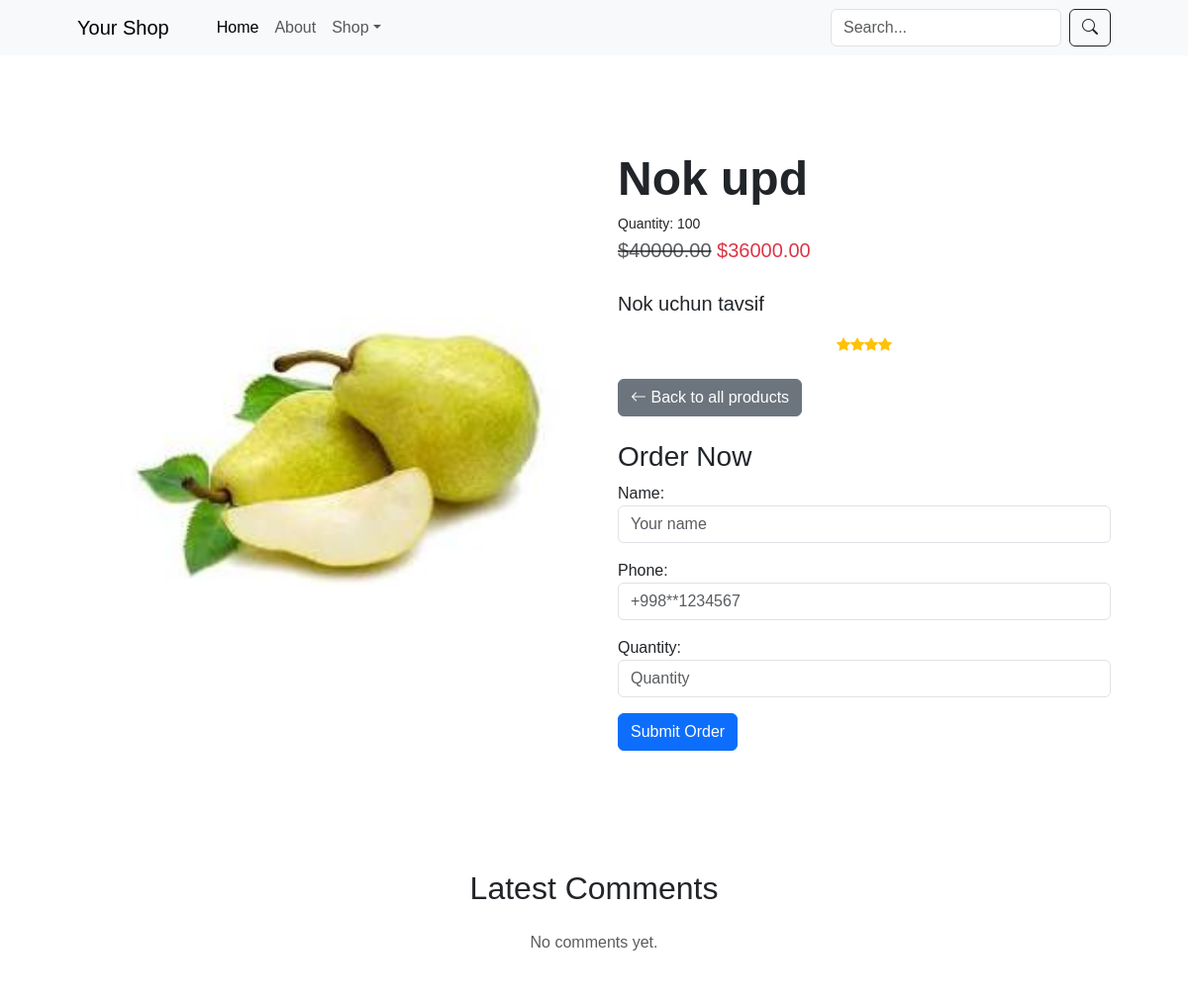
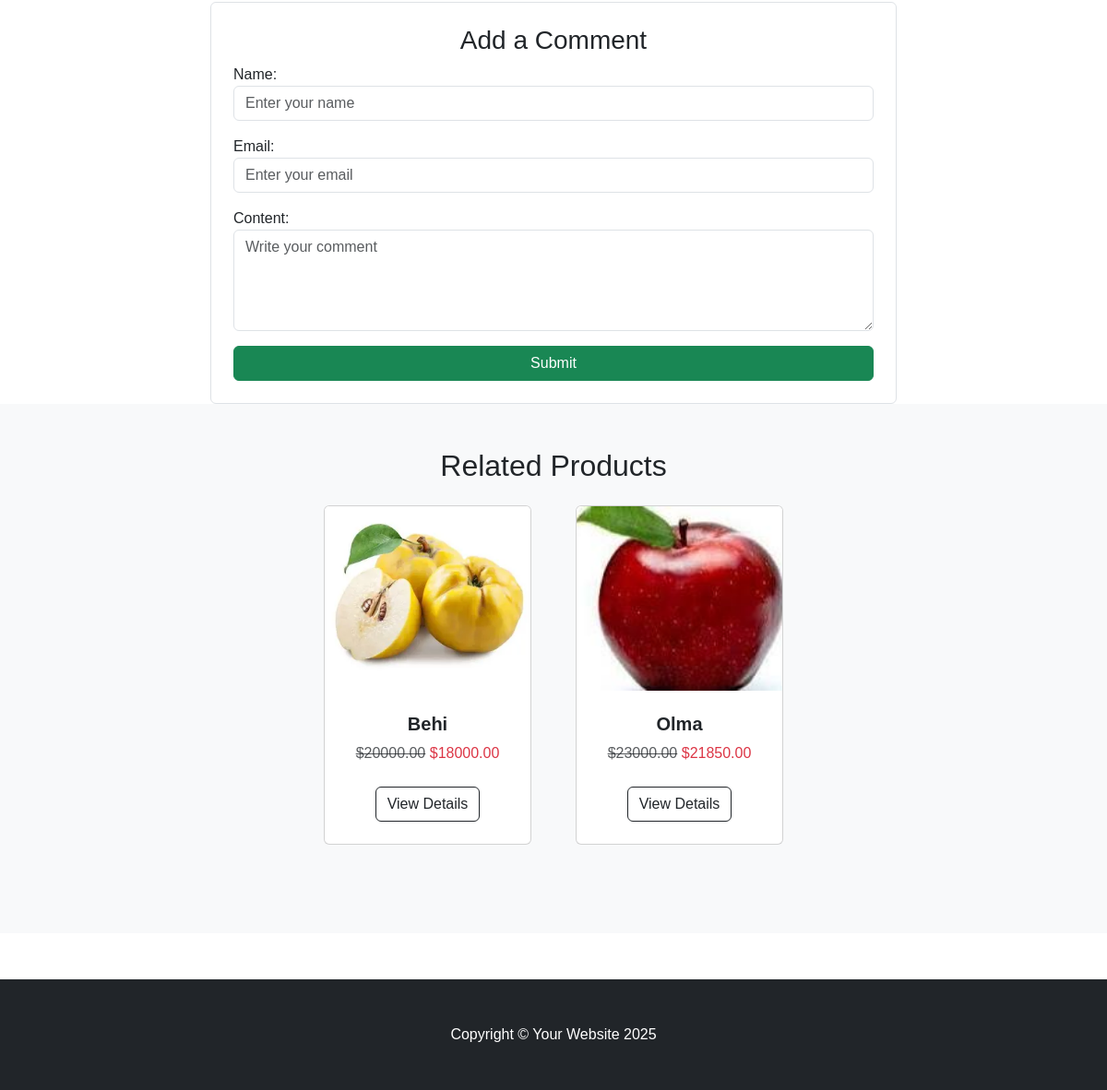
/shop/product_detail/2/, run on the app's committed database (2 pictures, top to bottom).
### shop/models.py (models this page shows, shortened)
class BaseModel(models.Model):
    created_at = models.DateTimeField(auto_now_add=True)
    updated_at = models.DateTimeField(auto_now=True)
    class Meta:
        abstract = True

class Product(BaseModel):
    class RatingChoice(models.IntegerChoices):
        ONE = 1
        TWO = 2
        THREE = 3
        FOUR = 4
        FIVE = 5
    name = models.CharField(max_length=255, unique=True)
    description = models.TextField(null=True, blank=True)
    price = models.DecimalField(max_digits=14, decimal_places=2)
    image = models.ImageField(upload_to='images/')
    discount = models.PositiveIntegerField(default=0)
    category = models.ForeignKey(Category, on_delete=models.CASCADE, related_name='products')
    rating = models.PositiveIntegerField(choices=RatingChoice.choices, default=RatingChoice.ONE.value)
    quantity = models.PositiveIntegerField(default=1)
    @property
    def discounted_price(self):
        if self.discount > 0:
            self.price = self.price * Decimal(1 - self.discount / 100)
        return Decimal(f'{self.price}').quantize(Decimal('0.00'))

### shop/views.py (the view)
# urls.py: path('product_detail/<int:id>/', product_detail, name='product_detail'),
def product_detail(request, id):
    global comment_form
    query = request.GET.get('q', '')
    if query:
        products = Product.objects.filter(Q(name__icontains=query) | Q(description__icontains=query))
        categories = Category.objects.all().order_by('-updated_at')
        return render(request, 'shop/home.html', context={'products': products, 'categories': categories})
    product = Product.objects.filter(id=id).first()
    if not product:
        return redirect('index')
    comments = product.comments.all()
    if request.method == "POST" and 'comment_submit' in request.POST:
        form = CommentCreateForm(request.POST)
        if form.is_valid():
            comment = form.save(commit=False)
            comment.product = product
            comment.save()
            return redirect('product_detail', id=product.id)
    else:
        comment_form = CommentCreateForm()
    order_form = OrderCreateForm()
    related_products = Product.objects.filter(category=product.category).exclude(id=product.id).order_by('-created_at')[
                       :4]
    return render(request, 'shop/product_detail.html', {
        'product': product,
        'comments': comments,
        'comment_form': comment_form,
        'order_form': order_form,
        'related_products': related_products,
    })

### shop/forms.py
class CommentCreateForm(forms.ModelForm):
    class Meta:
        model = Comment
        fields = ['name', 'email', 'content']
        widgets = {
            'name': forms.TextInput(attrs={'class': 'form-control', 'placeholder': 'Enter your name'}),
            'email': forms.EmailInput(attrs={'class': 'form-control', 'placeholder': 'Enter your email'}),
            'content': forms.Textarea(attrs={'class': 'form-control', 'rows': 4, 'placeholder': 'Write your comment'}),
        }

class OrderCreateForm(forms.ModelForm):
    class Meta:
        model = Order
        fields = ['name', 'phone', 'quantity']
        widgets = {
            'name': forms.TextInput(attrs={'class': 'form-control', 'placeholder': 'Your name'}),
            'phone': forms.TextInput(attrs={'class': 'form-control', 'placeholder': '+998**1234567'}),
            'quantity': forms.NumberInput(attrs={'class': 'form-control', 'min': 1, 'placeholder': 'Quantity'}),
        }

### shop/templates/shop/product_detail.html (shortened to what this page needs)
{% load math_filters %}
{% load static %}
<!DOCTYPE html>
<html lang="en">
<head>
    <link href="https://cdn.jsdelivr.net/npm/bootstrap@5.3.0/dist/css/bootstrap.min.css" rel="stylesheet"/>
    <link href="{% static 'shop/css/styles.css' %}" rel="stylesheet"/>
    <link rel="stylesheet" href="https://cdn.jsdelivr.net/npm/bootstrap-icons@1.10.5/font/bootstrap-icons.css"/>
</head>
<body>
<nav class="navbar navbar-expand-lg navbar-light bg-light">
    <div class="container px-4 px-lg-5">
        <a class="navbar-brand" href="{% url 'index' %}">Your Shop</a>
        <div class="collapse navbar-collapse" id="navbarSupportedContent">
            <ul class="navbar-nav me-auto mb-2 mb-lg-0 ms-lg-4">
                <li class="nav-item"><a class="nav-link active" href="{% url 'index' %}">Home</a></li>
                <li class="nav-item"><a class="nav-link" href="{% url 'index' %}">About</a></li>
                <li class="nav-item dropdown">
                    <a class="nav-link dropdown-toggle" id="navbarDropdown" href="#" role="button"
                       data-bs-toggle="dropdown" aria-expanded="false">Shop</a>
                </li>
            </ul>
            <form class="d-flex" method="get" action="{% url 'product_detail' product.id %}">
                <input type="text" name="q" class="form-control me-2" placeholder="Search..." value="{{ request.GET.q }}">
                <button class="btn btn-outline-dark" type="submit">
                    <i class="bi-search"></i>
                </button>
            </form>
        </div>
    </div>
</nav>
<section class="py-5">
    <div class="container px-4 px-lg-5 my-5">
        <div class="row gx-4 gx-lg-5 align-items-center">
            <div class="col-md-6">
                <img class="card-img-top mb-5 mb-md-0" src="{{ product.image.url }}" alt="{{ product.name }}"/>
            </div>
            <div class="col-md-6">
                <h1 class="display-5 fw-bolder">{{ product.name }}</h1>
                <h3 class="small mb-1">Quantity: {{ product.quantity }}</h3>
                <div class="fs-5 mb-4">
                    {% if product.discount %}
                        <span class="text-muted text-decoration-line-through">${{ product.price }}</span>
                        <span class="text-danger">${{ product.discounted_price }}</span>
                    {% else %}
                        <span>${{ product.price }}</span>
                    {% endif %}
                </div>
                <p class="lead">{{ product.description }}</p>
                <div class="d-flex justify-content-center small text-warning mb-3">
                    {% for _ in "x"|ljust:product.rating %}
                        <div class="bi-star-fill"></div>
                    {% endfor %}
                </div>
                <div class="mt-4">
                    <a href="{% url 'index' %}" class="btn btn-secondary me-2">
                        <i class="bi bi-arrow-left"></i> Back to all products
                    </a>
                </div>
                <h3 class="mt-4">Order Now</h3>
                <form method="post" action="{% url 'create_order' product.id %}">
                    {{ order_form.as_p }}
                    <button type="submit" class="btn btn-primary">Submit Order</button>
                </form>
            </div>
        </div>
    </div>
</section>
<div class="container mt-4">
    <div class="text-center mb-4">
        <h2>Latest Comments</h2>
    </div>
    {% for comment in comments %}
        <div class="card p-3 mb-3">
            <h5 class="card-title">{{ comment.name }}</h5>
            <p class="card-text">{{ comment.content }}</p>
        </div>
    {% empty %}
        <p class="text-center text-muted">No comments yet.</p>
    {% endfor %}
    <div class="col-md-8 offset-md-2 mt-5">
        <div class="p-4 border rounded">
            <h3 class="text-center">Add a Comment</h3>
            <form method="POST">
                {{ comment_form.as_p }}
                <button type="submit" class="btn btn-success w-100">Submit</button>
            </form>
        </div>
    </div>
</div>
<section class="py-5 bg-light">
    <div class="container px-4 px-lg-5">
        <h2 class="text-center mb-4">Related Products</h2>
        <div class="row gx-4 gx-lg-5 row-cols-1 row-cols-md-2 row-cols-xl-4 justify-content-center">
            {% for related_product in related_products %}
                <div class="col mb-5">
                    <div class="card h-100">
                        <img class="card-img-top" src="{{ related_product.image.url }}" alt="{{ related_product.name }}" />
                        <div class="card-body p-4">
                            <div class="text-center">
                                <h5 class="fw-bolder">{{ related_product.name }}</h5>
                                {% if related_product.discount %}
                                    <span class="text-muted text-decoration-line-through">${{ related_product.price }}</span>
                                    <span class="text-danger">${{ related_product.discounted_price }}</span>
                                {% else %}
                                    <span>${{ related_product.price }}</span>
                                {% endif %}
                            </div>
                        </div>
                        <div class="card-footer p-4 pt-0 border-top-0 bg-transparent">
                            <div class="text-center">
                                <a class="btn btn-outline-dark mt-auto" href="{% url 'product_detail' related_product.id %}">
                                    View Details
                                </a>
                            </div>
                        </div>
                    </div>
                </div>
            {% empty %}
                <p class="text-center text-muted">No related products available.</p>
            {% endfor %}
        </div>
    </div>
</section>
<footer class="py-5 bg-dark text-white text-center">
    <div class="container">
        <p class="m-0">Copyright © Your Website 2025</p>
    </div>
</footer>
</body>
</html>

### shop/static/shop/css/styles.css (style rules this page uses)
body { font-family: 'Arial', sans-serif; }
.card { transition: transform 0.3s ease-in-out; }
.card img { height: 200px; object-fit: cover; }
footer { margin-top: 50px; }

### data on the page
Product: image (picture), name "Nok upd", quantity "100", price "40000.00", discounted_price "36000.00", description "Nok uchun tavsif", rating 4 (drawn)
Product: image (picture), name "Behi", price "20000.00", discounted_price "18000.00"
Product: image (picture), name "Olma", price "23000.00", discounted_price "21850.00"
